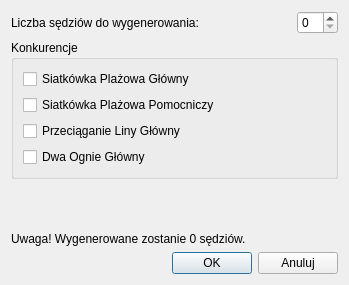
<?xml version="1.0" encoding="UTF-8"?>
<ui version="4.0">
 <class>GenerateUmpireDialog</class>
 <widget class="QDialog" name="GenerateUmpireDialog">
  <property name="geometry">
   <rect>
    <x>0</x>
    <y>0</y>
    <width>349</width>
    <height>285</height>
   </rect>
  </property>
  <property name="windowTitle">
   <string>Wygeneruj Sędziów</string>
  </property>
  <layout class="QVBoxLayout" name="verticalLayout_2">
   <item>
    <layout class="QHBoxLayout" name="horizontalLayout">
     <item>
      <widget class="QLabel" name="label">
       <property name="text">
        <string>Liczba sędziów do wygenerowania:</string>
       </property>
      </widget>
     </item>
     <item>
      <spacer name="horizontalSpacer_2">
       <property name="orientation">
        <enum>Qt::Horizontal</enum>
       </property>
       <property name="sizeHint" stdset="0">
        <size>
         <width>40</width>
         <height>20</height>
        </size>
       </property>
      </spacer>
     </item>
     <item>
      <widget class="QSpinBox" name="Ilosc">
       <property name="suffix">
        <string/>
       </property>
       <property name="prefix">
        <string/>
       </property>
       <property name="maximum">
        <number>99</number>
       </property>
       <property name="value">
        <number>0</number>
       </property>
       <property name="displayIntegerBase">
        <number>10</number>
       </property>
      </widget>
     </item>
    </layout>
   </item>
   <item>
    <widget class="QGroupBox" name="groupBox">
     <property name="title">
      <string>Konkurencje</string>
     </property>
     <layout class="QVBoxLayout" name="verticalLayout">
      <item>
       <widget class="QCheckBox" name="SiatkowkaPlazowaG">
        <property name="text">
         <string>Siatkówka Plażowa Główny</string>
        </property>
       </widget>
      </item>
      <item>
       <widget class="QCheckBox" name="SiatkowkaPlazowaP">
        <property name="text">
         <string>Siatkówka Plażowa Pomocniczy</string>
        </property>
       </widget>
      </item>
      <item>
       <widget class="QCheckBox" name="PrzeciaganieLinyG">
        <property name="text">
         <string>Przeciąganie Liny Główny</string>
        </property>
       </widget>
      </item>
      <item>
       <widget class="QCheckBox" name="DwaOgnieG">
        <property name="text">
         <string>Dwa Ognie Główny</string>
        </property>
       </widget>
      </item>
     </layout>
    </widget>
   </item>
   <item>
    <spacer name="verticalSpacer">
     <property name="orientation">
      <enum>Qt::Vertical</enum>
     </property>
     <property name="sizeHint" stdset="0">
      <size>
       <width>20</width>
       <height>1</height>
      </size>
     </property>
    </spacer>
   </item>
   <item>
    <widget class="QLabel" name="Uwaga">
     <property name="text">
      <string>Uwaga! Wygenerowane zostanie 0 sędziów.</string>
     </property>
    </widget>
   </item>
   <item>
    <layout class="QHBoxLayout" name="horizontalLayout_2">
     <item>
      <spacer name="horizontalSpacer">
       <property name="orientation">
        <enum>Qt::Horizontal</enum>
       </property>
       <property name="sizeHint" stdset="0">
        <size>
         <width>40</width>
         <height>20</height>
        </size>
       </property>
      </spacer>
     </item>
     <item>
      <widget class="QPushButton" name="OK">
       <property name="text">
        <string>OK</string>
       </property>
      </widget>
     </item>
     <item>
      <widget class="QPushButton" name="Anuluj">
       <property name="text">
        <string>Anuluj</string>
       </property>
      </widget>
     </item>
    </layout>
   </item>
  </layout>
 </widget>
 <resources/>
 <connections/>
</ui>
